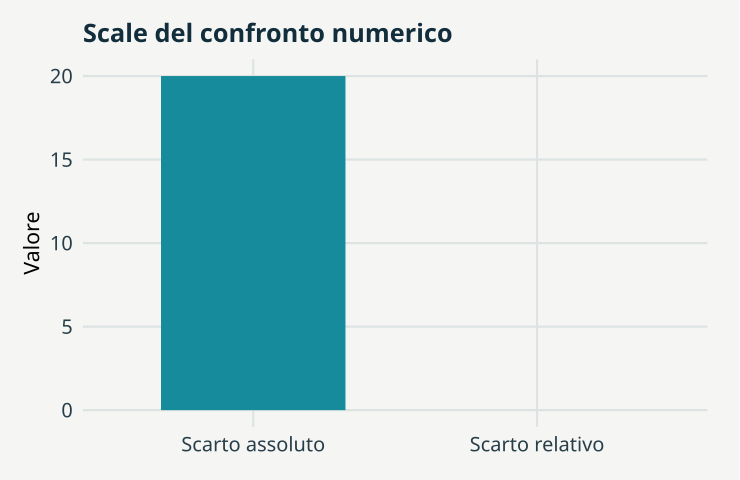

Recreate this plot in R.
# GeoStat Lab — funzioni comuni. R >= 4.3; ggplot2 >= 3.4; jsonlite.
suppressPackageStartupMessages(library(ggplot2))
col_geo <- c('#168B9C','#BC5B35','#7054A4','#A17B19','#227864','#64748B')
theme_set(theme_minimal(base_size=17, base_family='sans') + theme(
  plot.background=element_rect(fill='#F5F6F3',colour=NA),
  panel.background=element_rect(fill='#F5F6F3',colour=NA),
  panel.grid.minor=element_blank(),panel.grid.major=element_line(colour='#DCE3E2'),
  plot.title=element_text(size=19,face='bold',colour='#122D3B'),
  plot.subtitle=element_text(size=13,colour='#405560',margin=margin(b=12)),
  axis.text=element_text(size=15,colour='#273E4A'),axis.title=element_text(size=16),
  legend.position='bottom',legend.title=element_blank(),legend.text=element_text(size=14),
  strip.text=element_text(size=15,face='bold'),plot.margin=margin(18,24,18,18)))
metric <- function(...) data.frame(grandezza=names(c(...)),valore=as.character(c(...)),check.names=FALSE)
f <- function(x,d=3) {out<-formatC(x,digits=d,format='fg');out[!is.finite(x)]<-'Non definito';out}
line_plot <- function(d,x='x',y='y',title='',xl=x,yl=y,group=NULL) {
 p<-ggplot(d,aes(x=.data[[x]],y=.data[[y]]))
 if(is.null(group)) p<-p+geom_line(colour=col_geo[1],linewidth=1.05) else p<-p+aes(colour=.data[[group]],group=.data[[group]])+geom_line(linewidth=1)+scale_colour_manual(values=col_geo)
 p+labs(title=title,x=xl,y=yl)
}
point_plot <- function(d,x='x',y='y',title='',xl=x,yl=y,group=NULL) {
 p<-ggplot(d,aes(x=.data[[x]],y=.data[[y]]))
 if(is.null(group))p<-p+geom_point(colour=col_geo[1],size=2.5,alpha=.8) else p<-p+aes(colour=.data[[group]])+geom_point(size=2.7,alpha=.85)+scale_colour_manual(values=col_geo)
 p+labs(title=title,x=xl,y=yl)
}
hist_plot<-function(x,title='',xl='Valore',bins=20)ggplot(data.frame(x=x),aes(x))+geom_histogram(bins=bins,fill=col_geo[1],colour='#F5F6F3')+labs(title=title,x=xl,y='Frequenza')
bar_plot<-function(d,x='gruppo',y='valore',title='',yl='Valore')ggplot(d,aes(x=.data[[x]],y=.data[[y]],fill=.data[[x]]))+geom_col(width=.65)+scale_fill_manual(values=rep(col_geo,length.out=length(unique(d[[x]])) ))+guides(fill='none')+labs(title=title,x=NULL,y=yl)
map_plot<-function(d,z='z',title='',xl='Est [km]',yl='Nord [km]')ggplot(d,aes(x,y,fill=.data[[z]]))+geom_raster()+coord_equal()+scale_fill_gradientn(colours=c('#153F56','#298C9C','#B8CDB2','#F1D889','#AD542F'))+labs(title=title,x=xl,y=yl)
acf_data<-function(x,lag=20){a<-acf(x,lag.max=min(lag,length(x)-1),plot=FALSE);data.frame(x=as.vector(a$lag)[-1],y=as.vector(a$acf)[-1])}
# AR(1), distribuzione marginale stazionaria N(0, 1).
ar_series<-function(n,rho){x<-numeric(n);x[1]<-rnorm(1);for(i in 2:n)x[i]<-rho*x[i-1]+sqrt(1-rho^2)*rnorm(1);x}
# Distanze euclidee in unità metriche già dichiarate; nessuna conversione implicita di CRS.
dist_cross<-function(a,b)sqrt(outer(a[,1],b[,1],'-')^2+outer(a[,2],b[,2],'-')^2)
# Predittore IDW: i punti coincidenti ricevono esattamente il valore osservato.
idw<-function(xy,z,new,power=2){dd<-dist_cross(new,xy);apply(dd,1,function(d)if(any(d<1e-10))mean(z[d<1e-10])else weighted.mean(z,d^(-power)))}
# CART didattico binario: divisioni assiali che minimizzano l'impurità di Gini.
cart_fit<-function(x,y,depth=2,minleaf=4){
 node<-list(p=mean(y),n=length(y));if(depth<1||length(unique(y))<2||length(y)<2*minleaf)return(node)
 best<-Inf
 for(j in seq_len(ncol(x))){v<-sort(unique(x[,j])); if(length(v)<2)next
  for(cut in (head(v,-1)+tail(v,-1))/2){left<-x[,j]<=cut;nl<-sum(left);nr<-sum(!left);if(min(nl,nr)<minleaf)next
   score<-nl*mean(y[left])*(1-mean(y[left]))+nr*mean(y[!left])*(1-mean(y[!left]))
   if(score<best){best<-score;node$j<-j;node$cut<-cut;split<-left}
  }
 }
 if(is.finite(best)){node$left<-cart_fit(x[split,,drop=FALSE],y[split],depth-1,minleaf);node$right<-cart_fit(x[!split,,drop=FALSE],y[!split],depth-1,minleaf)};node
}
cart_predict<-function(tree,x)apply(x,1,function(row){t<-tree;while(!is.null(t$j))t<-if(row[t$j]<=t$cut)t$left else t$right;t$p})

p <- list(scale = 9, relative = 2, seed = 17)
set.seed(p$seed)
a <- 10^p$scale

b <- a * (1 + p$relative * 1e-08)

absd <- abs(a - b)

reld <- absd/max(abs(a), abs(b))

data <- data.frame(gruppo = c("Scarto assoluto", "Scarto relativo"), valore = c(absd, reld))

plots <- list(bar_plot(data, title = "Scale del confronto numerico"))

metrics <- metric(`Scarto assoluto` = f(absd, 8), `Scarto relativo` = f(reld, 8), `Esito con εabs=10⁻⁶, εrel=10⁻⁸` = absd <= 
    1e-06 + 1e-08 * max(abs(a), abs(b)))
print(metrics,row.names=FALSE)
ggplot2::ggsave('m15-tolleranze-B.svg',plots[[1]],device=svglite::svglite,width=7.7,height=5.0,bg='#F8F6F1')
